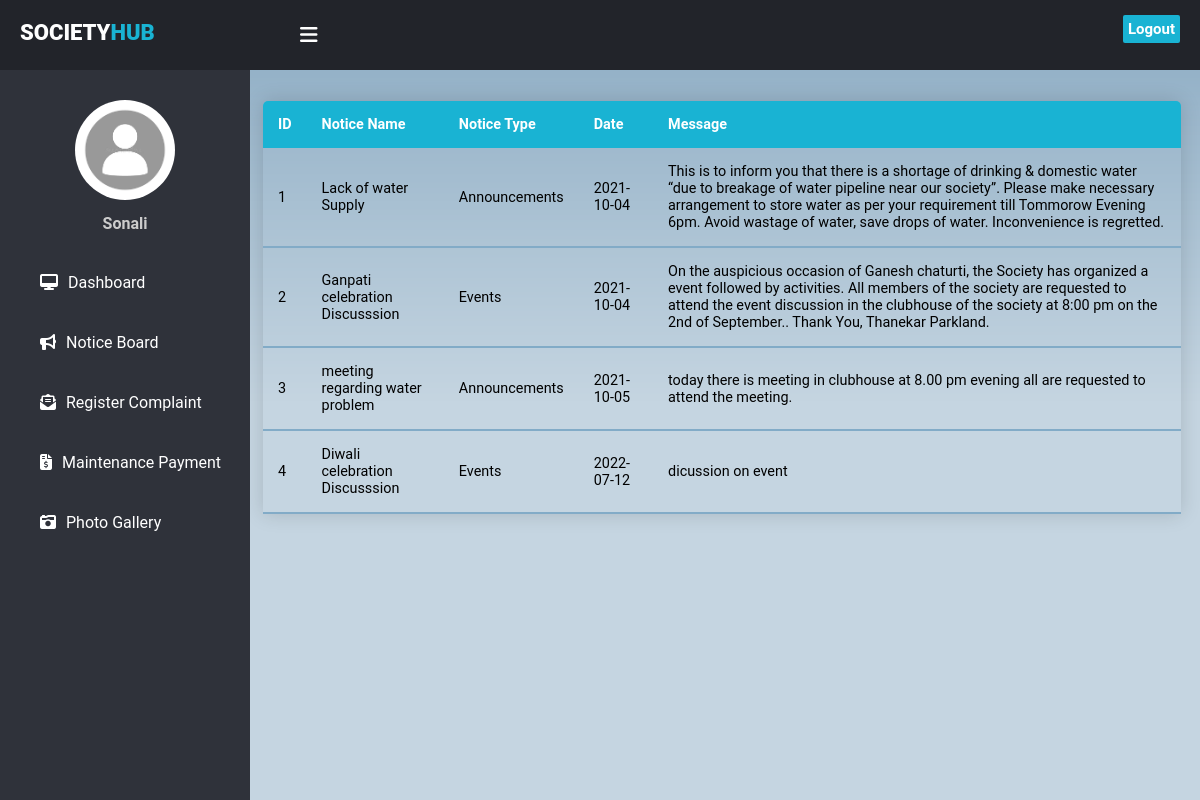
The app's page /noticebrd.php (signed in) with its own data.
### tables this page shows
CREATE TABLE `notices` (
  `ID` int(11) NOT NULL,
  `Name` varchar(100) NOT NULL,
  `Type` varchar(20) NOT NULL,
  `Noticedate` date NOT NULL,
  `Message` varchar(500) NOT NULL
);

### noticebrd.php (the view, shortened to what this page needs)
<!DOCTYPE html>
<html lang="en">
<head>
    <link rel="stylesheet" href="dashstyle.css">
</head>
<body>
    <header>
      <label for="check">
        <i class="fas fa-bars" id="sidebar_btn"></i>
      </label>
      <div class="left_area">
        <h3>Society<span>HUB</span></h3>
      </div>
      <div class="right_area">
        <a href="logout.php" class="logout_btn">Logout</a>
      </div>
    </header>
    <div class="sidebar">
      <center>
        <img src="Images/download.png" class="profile_image" alt="">
        <h4> <?php echo $_SESSION['username']?> </h4>
      </center>
      <a href="Welcome.php"><i class="fas fa-desktop"></i><span>Dashboard</span></a>
      <a href="noticebrd.php" class="active"><i class="fas fa-bullhorn"></i><span>Notice Board</span></a>
      <a href="complaint.php"><i class="fas fa-envelope-open-text"></i><span>Register Complaint</span></a>
      <a href="payment.php"><i class="fas fa-file-invoice-dollar"></i><span>Maintenance Payment</span></a>
      <a href="userphoto.php"><i class="fas fa-camera-retro"></i><span>Photo Gallery</span></a>
    </div>
    <div class="content"><br><br><br><br>
    <?php
    $connection = mysqli_connect("localhost","root","");
    $query = "Select * from notices";
    $query_run = mysqli_query($connection,$query);
    ?>
    <table class="content-table">
  <thead>
    <tr>
      <th>ID</th>
      <th>Notice Name</th>
      <th>Notice Type</th>
      <th>Date</th>
      <th>Message</th>
    </tr>
  </thead>
  <?php
    if($query_run)
    {
      while($row = mysqli_fetch_array($query_run))
      {
        ?>
    <tbody>
    <tr>
      <td><?php echo $row['ID']; ?> </td>
      <td><?php echo $row['Name']; ?> </td>
      <td><?php echo $row['Type']; ?> </td>
      <td><?php echo $row['Noticedate']; ?> </td>
      <td><?php echo $row['Message']; ?> </td>
    </tr>
    </tbody>
        <?php
      }
    }
    else
    {
      echo "No Record found";
    }
    ?>
    </table>
    </div>
</body>
</html>

### dashstyle.css (style rules this page uses)
body { margin: 0; padding: 0; font-family: "Roboto", sans-serif; }
header { position:fixed; background: #22242A; padding: 20px; width: 100%; height: 30px; }
.left_area h3 { color: #fff; margin: 0; text-transform: uppercase; font-size: 22px; font-weight: 900; }
.left_area span { color: #19B3D3; }
.logout_btn { padding: 5px; background: #19B3D3; text-decoration: none; float: right; margin-top: -30px; margin-right: 40px; border-radius: 2px; font-size: 15px; font-weight: 600; color: #fff; transition: 0.5s; transition-property: background; }
.sidebar { background: #2f323a; margin-top: 70px; padding-top: 30px; position: fixed; left: 0; width: 250px; height: 100%; transition: 0.5s; transition-property: left; }
.sidebar .profile_image { width: 100px; height: 100px; border-radius: 100px; margin-bottom: 10px; }
.sidebar h4 { color: #ccc; margin-top: 0; margin-bottom: 20px; }
.sidebar a { color: #fff; display: block; width: 100%; line-height: 60px; text-decoration: none; padding-left: 40px; box-sizing: border-box; }
.sidebar i { padding-right: 10px; }
label #sidebar_btn { z-index: 1; color: #fff; position: fixed; cursor: pointer; left: 300px; font-size: 20px; margin: 5px 0; transition: 0.5s; transition-property: color; }
.content { margin-left: 250px; overflow: auto; background: url(Images/background.png) no-repeat; background-position: center; background-size: cover; height: 100vh; transition: 0.5s; }

### noticebrd.php (style rules this page uses)
.content-table { border-collapse: collapse; margin: 25px 19px; margin-left: 13px; font-size: 0.9em; min-width: 400px; border-radius: 5px 5px 0 0; overflow: hidden; box-shadow: 0 0 20px rgba(0, 0, 0, 0.15); }
.content-table thead tr { background-color: #19B3D3; color: #ffffff; text-align: left; font-weight: 900; }
.content-table th, .content-table td { padding: 15px 15px; }
.content-table tbody tr { border-bottom: 1px solid #dddddd; }
.content-table tbody tr:last-of-type { border-bottom: 2px solid #82abc7; }

### records on screen
notices: ID "1", Name "Lack of water Supply", Type "Announcements", Noticedate "2021-10-04", Message "This is to inform you that there is a shortage of drinking & domestic water “due to breakage of water pipeline near our society”. Please make necessary arrangement to store water as per your requirement till Tommorow Evening 6pm. Avoid wastage of water, save drops of water. Inconvenience is regretted."
notices: ID "2", Name "Ganpati celebration Discusssion", Type "Events", Noticedate "2021-10-04", Message "On the auspicious occasion of Ganesh chaturti, the Society has organized a event followed by activities. All members of the society are requested to attend the event discussion in the clubhouse of the society at 8:00 pm on the 2nd of September.. Thank You, Thanekar Parkland."
notices: ID "3", Name "meeting regarding water problem", Type "Announcements", Noticedate "2021-10-05", Message "today there is meeting in clubhouse at 8.00 pm evening all are requested to attend the meeting."
notices: ID "4", Name "Diwali celebration Discusssion", Type "Events", Noticedate "2022-07-12", Message "dicussion on event"

### other values on screen
$_SESSION['username'] "Sonali"
